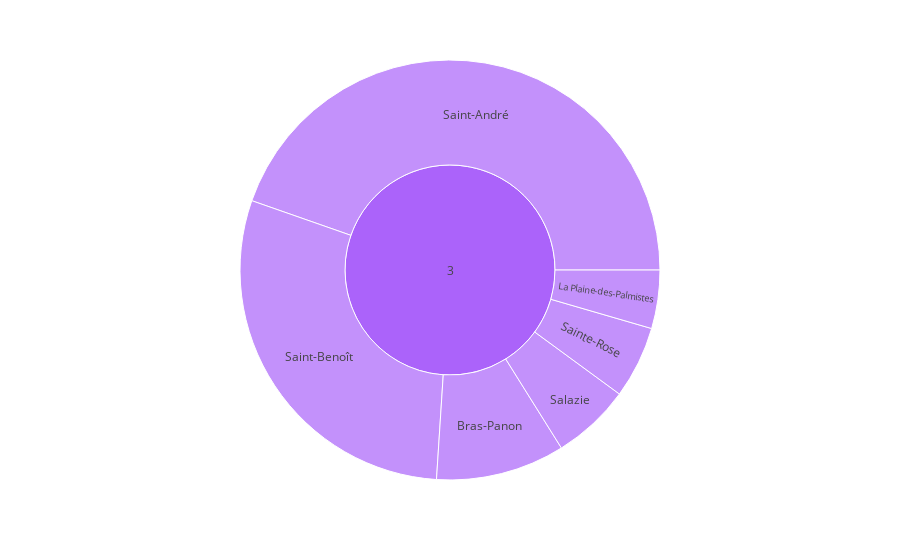

This figure's notebook cell:
### Code cell
# sunburst
px.sunburst(population,
          path=["Code arrondissement départemental","Nom de la commune"],
          values="Population totale")

### Figure 1 — Plotly figure (JSON) as saved in the notebook; plotly's stock layout.template omitted (floating-point values rounded to 4 significant figures)
{"data": [{"branchvalues": "total", "domain": {"x": [0, 1], "y": [0, 1]}, "hovertemplate": "labels=%{label}<br>Population totale=%{value}<br>parent=%{parent}<br>id=%{id}<extra></extra>", "ids": ["3/Bras-Panon", "2/Cilaos", "2/Entre-Deux", "2/L' Étang-Salé", "3/La Plaine-des-Palmistes", "4/La Possession", "4/Le Port", "2/Le Tampon", "2/Les Avirons", "4/Les Trois-Bassins", "2/Petite-Île", "3/Saint-André", "3/Saint-Benoît", "1/Saint-Denis", "2/Saint-Joseph", "4/Saint-Leu", "2/Saint-Louis", "4/Saint-Paul", "2/Saint-Philippe", "2/Saint-Pierre", "1/Sainte-Marie", "3/Sainte-Rose", "1/Sainte-Suzanne", "3/Salazie", "1", "2", "3", "4"], "labels": ["Bras-Panon", "Cilaos", "Entre-Deux", "L' Étang-Salé", "La Plaine-des-Palmistes", "La Possession", "Le Port", "Le Tampon", "Les Avirons", "Les Trois-Bassins", "Petite-Île", "Saint-André", "Saint-Benoît", "Saint-Denis", "Saint-Joseph", "Saint-Leu", "Saint-Louis", "Saint-Paul", "Saint-Philippe", "Saint-Pierre", "Sainte-Marie", "Sainte-Rose", "Sainte-Suzanne", "Salazie", "1", "2", "3", "4"], "level": "3", "name": "", "parents": ["3", "2", "2", "2", "3", "4", "4", "2", "2", "4", "2", "3", "3", "1", "2", "4", "2", "4", "2", "2", "1", "3", "1", "3", "", "", "", ""], "type": "sunburst", "values": [133642, 62999, 70281, 152391, 60566, 337904, 411129, 825837, 119538, 79250, 130205, 601128, 394936, 1602503, 404082, 353022, 577142, 1155365, 56712, 884444, 350485, 74862, 248817, 81355, 2201805, 3283631, 1346489, 2336670]}], "layout": {"autosize": true, "legend": {"tracegroupgap": 0}, "margin": {"t": 60}}}
